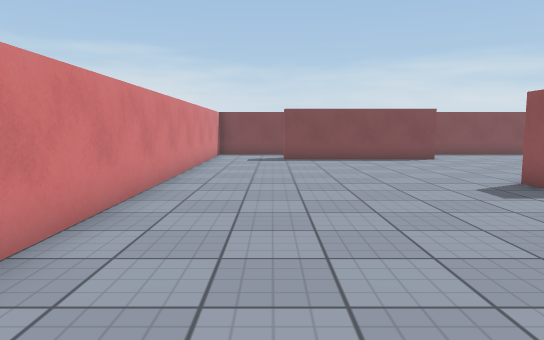
View 1 (above)

18 first-person views from a walk through a Unity game level. The camera is 1.2 m above the floor, tilts 6° down and sees 70° across. The floor is counted in squares, 1 m on a side. Each view is taken from the middle of a square. On the plan, view 1 faces up. The plan holds only what a view shows up to about 15 squares ahead; the rest is blank. The place goes on beyond the plan. Surface patterns are stand-ins for the level's own textures.

View 2
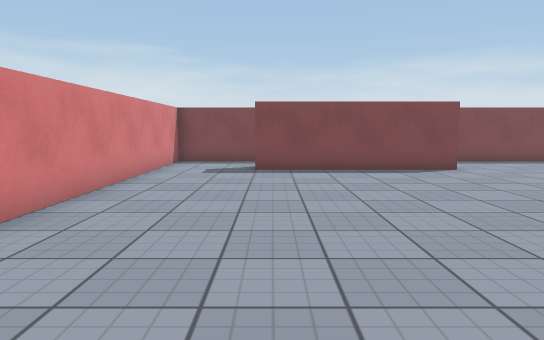

View 3
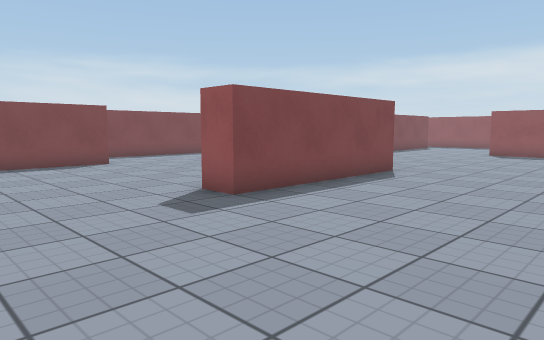

View 4
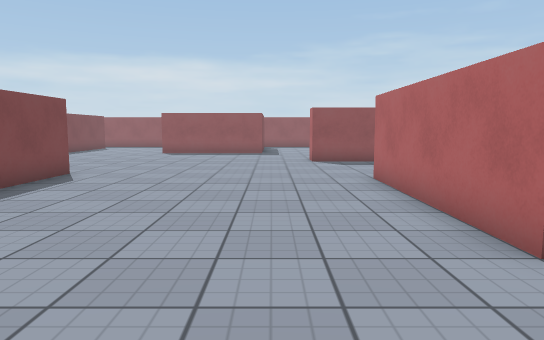

View 5
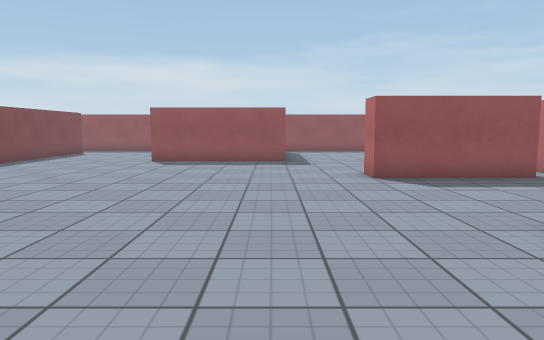

View 6
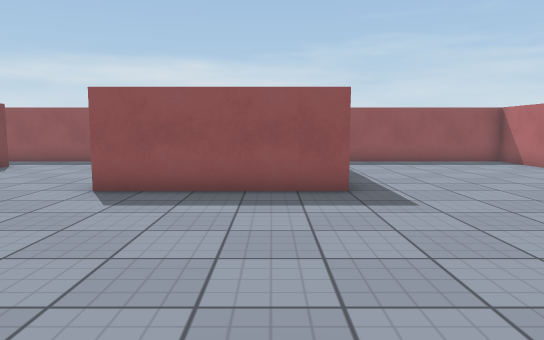

View 7
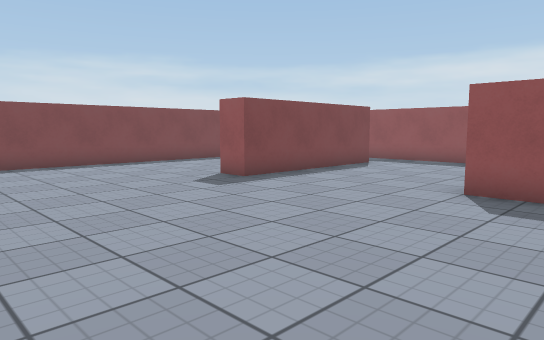

View 8
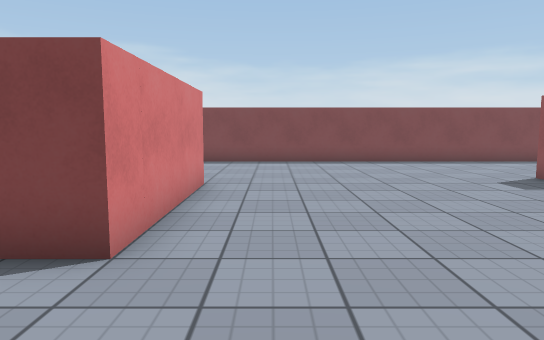

View 9
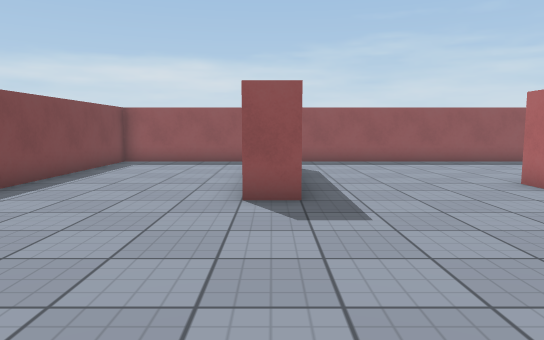

View 10
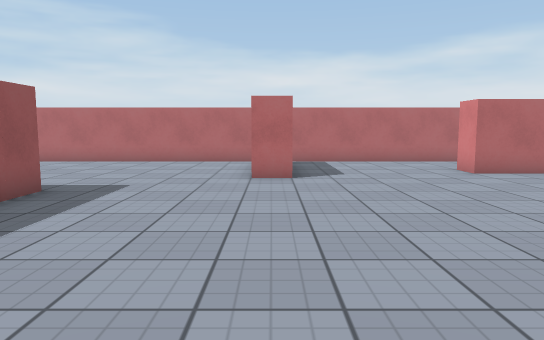

View 11
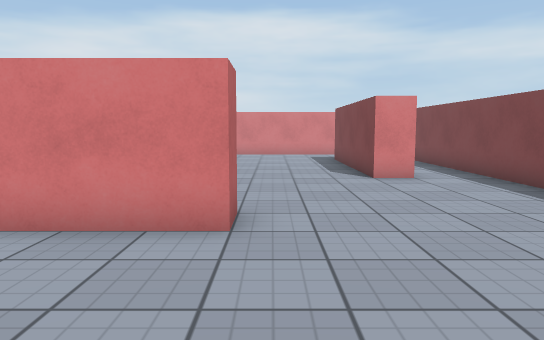

View 12
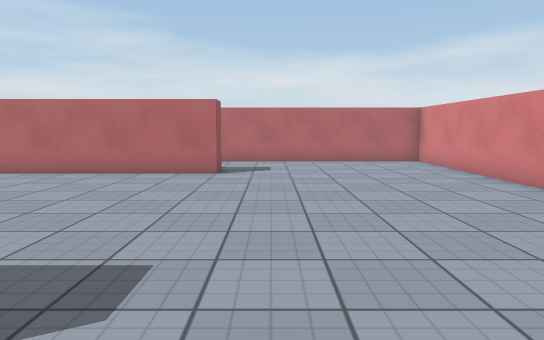

View 13
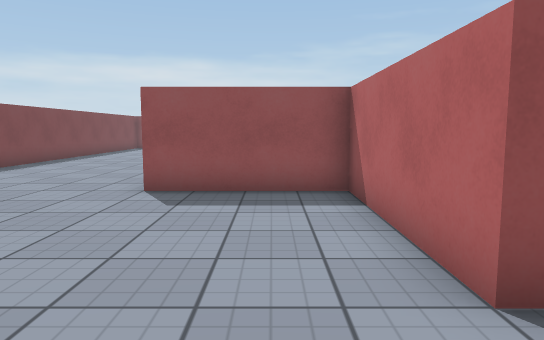

View 14
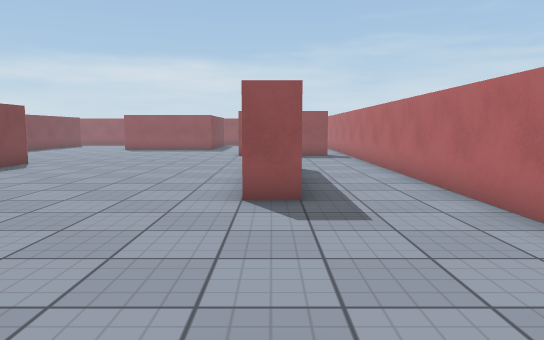

View 15
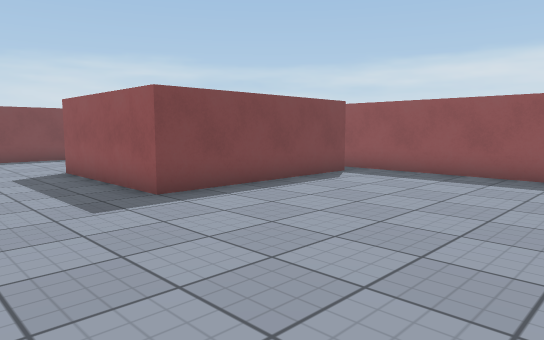

View 16
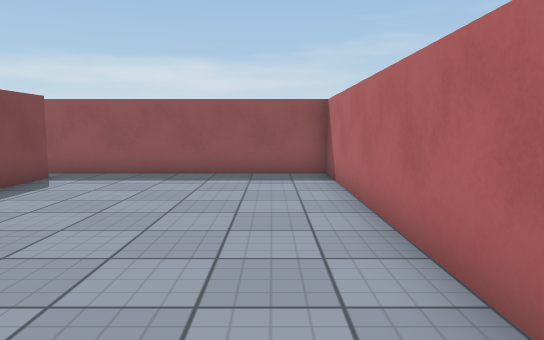

View 17
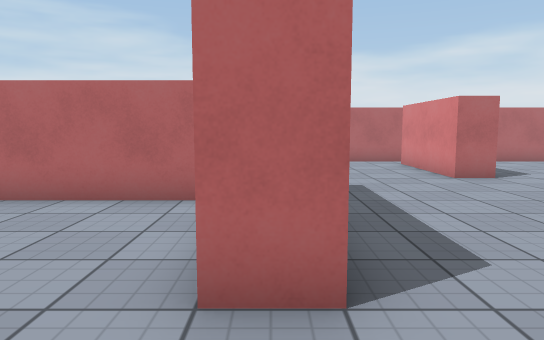

View 18
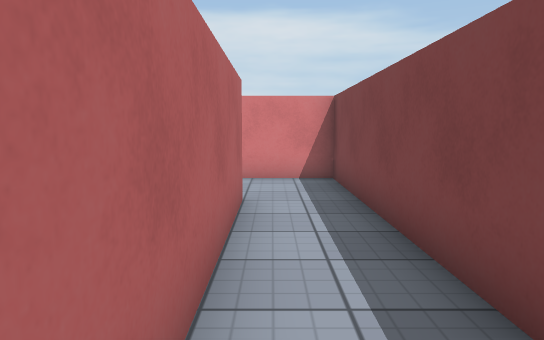

### Floor plan
Points are (right, up) in squares from view 1. A wall is a line through its corners. A room is listed if a view was taken in it or the views show most of it. See-through windows are left out.
Room 1 (views 1, 2, 3, 4, 5, 6, 7, 8, 9, 10, 11, 12, 13, 14, 15, 16, 17, 18)
walls: (11.5, 7.5) (5.5, 7.5) (5.5, 8.5) (10.5, 8.5) (10.5, 12.5) (11.5, 12.5) (11.5, 7.5); (22.2, 3.5) (25.6, 3.5); (15.5, -3.6) (15.5, 0.5) (16.5, 0.5) (16.5, -3.5); (4.5, -1.6) (4.5, -0.5) (10.5, -0.5) (10.5, -1.5); (25.6, 12.5) (19.5, 12.5) (19.5, 13.5); (0.5, 16.5) (6.5, 16.5) (6.5, 15.5) (0.5, 15.5); (26.6, 2.5) (20.5, 2.5) (20.5, 7.5) (21.5, 7.5); (-2.5, -4.5) (27.5, -4.5) (27.5, 18.5) (-2.5, 18.5) (-2.5, -4.5)

Positions as (right, up) in squares from view 1, and headings:
1: (0, 0), facing up
2: (1, 4), facing up
3: (1, 2), facing up-right
4: (1, 2), facing right
5: (6, 3), facing right
6: (13, 4), facing right
7: (13, 5), facing up-right
8: (13, 4), facing up
9: (13, 13), facing right
10: (16, 10), facing down
11: (16, 13), facing left
12: (3, 10), facing down
13: (3, 10), facing right
14: (-2, -1), facing right
15: (17, -4), facing up-right
16: (17, -3), facing right
17: (21, 10), facing down
18: (7, 17), facing left
